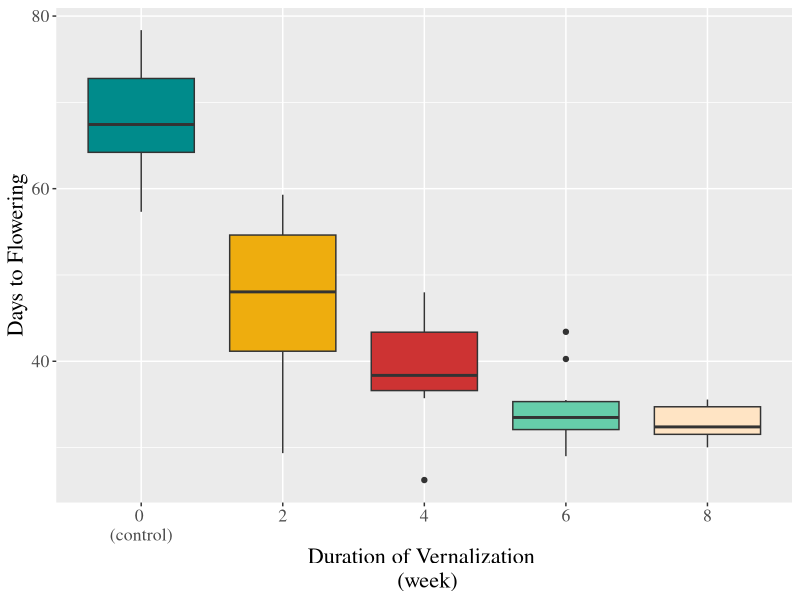
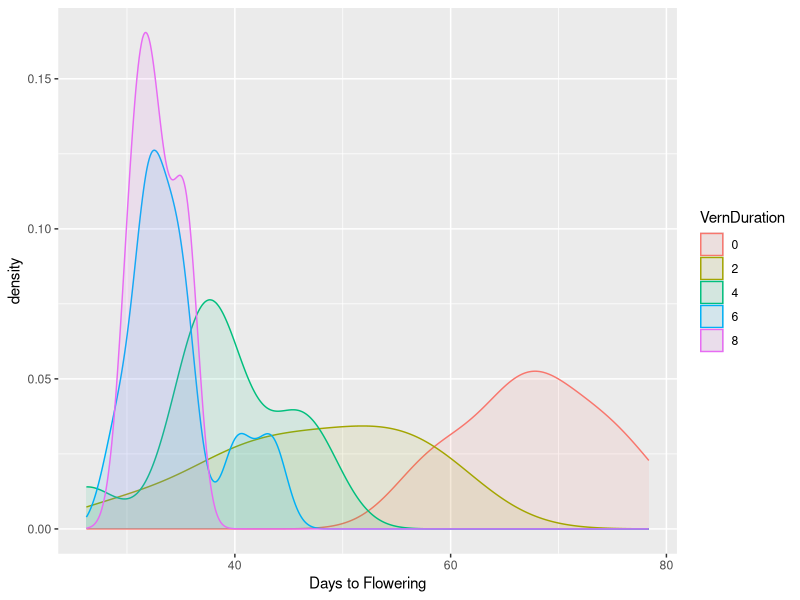

R code for these plots, in order:
library(ggplot2)
df <-read.table(file="VernData.csv",
                header=TRUE,
                sep=",",
                stringsAsFactors=FALSE)

df$VernDuration <- as.factor(df$VernDuration)

cols <- c("darkcyan", "darkgoldenrod2", "brown3", "aquamarine3", "bisque1")

g <- ggplot(data=df,
            mapping=aes(x=VernDuration, y=TimeToFlower, fill=VernDuration))+
  geom_boxplot()

gp <- g + scale_x_discrete(labels=c("0 \n(control)","2","4","6","8")) +
  scale_fill_manual(values=cols) + 
  labs(y = "Days to Flowering", x = "Duration of Vernalization \n (week)") +
  theme(legend.position = "none",
        text = element_text(size = 16, family = "serif"))

print(gp)


g <- ggplot(data=df, aes(x=TimeToFlower)) +  geom_density(alpha = 0.1, aes(fill=VernDuration, colour=VernDuration)) + labs(x="Days to Flowering")

print(g)
